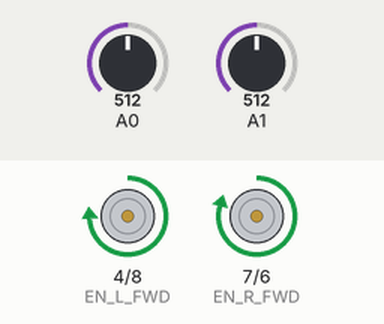
Simulated run of this sketch. Board: Arduino Uno, built with avr-gcc and run on an emulated ATmega328P. Shown: motor-driver pin pairs drawn as motors (green arrow = first pin HIGH = forward, orange = second pin HIGH = backward, longer = more drive, scaled by the enable pin). Inputs (shaded band) come from the test bench; at power-on: A0 = 512, A1 = 512. What the sketch prints to the serial monitor is not drawn.

Above: at 0.1 s.
Timing chart, 0 to 1.6 s (numbered marks = the images above):
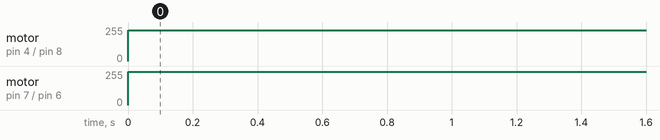

The sketch:

engergy_sketch_aug16a.ino
```cpp
#include <Arduino.h>
#include "energy.h"
#include "Timer.h"

#define PIN_ENERGY_SOLAR  1
#define PIN_ENERGY_PI     0
#define ENERGY_SOLAR_INTERVAL 1000 // interval in ms
#define ENERGY_SOLAR_NUMREADINGS 7 // number of readings for averaging (2^n!!!)

#define ENERGY_PI_INTERVAL 1000 // interval in ms
#define ENERGY_PI_NUMREADINGS 7 // number of readings for averaging (2^n!!!)

energy energySolar(PIN_ENERGY_SOLAR  ,ENERGY_SOLAR_NUMREADINGS, ENERGY_SOLAR_INTERVAL,0);
//          energy(int sensorPin,int numReadings, int interval, int sensorNum);
energy energyPi(PIN_ENERGY_PI  ,ENERGY_SOLAR_NUMREADINGS, ENERGY_SOLAR_INTERVAL,1);
Timer t;


//to enable the motor
#define PWM_L 9
#define PWM_R 5

#define EN_L_BWD 8
#define EN_L_FWD 4

#define EN_R_BWD 6
#define EN_R_FWD 7

#define CURRENT_CHARGE 0
#define CURRENT_LOAD 1


void setup()
{
  //to enable motor
  analogWrite(PWM_R, 0);
  analogWrite(PWM_L, 0);
  digitalWrite(EN_L_FWD, LOW);
  digitalWrite(EN_L_BWD, LOW);
  digitalWrite(EN_R_FWD, LOW);
  digitalWrite(EN_R_BWD, LOW);

  pinMode(PWM_L, OUTPUT);
  pinMode(PWM_R, OUTPUT);
  pinMode(EN_L_FWD, OUTPUT);
  pinMode(EN_L_BWD, OUTPUT);
  pinMode(EN_R_FWD, OUTPUT);
  pinMode(EN_R_BWD, OUTPUT);
  Serial.begin(9600);
}

// to enable motor
void setMotor(const unsigned char cucPWM, const unsigned char cucFWD , const unsigned char cucBWD, const int ciSpeed)
{
  if (ciSpeed < 0)
  {
    digitalWrite(cucFWD, LOW);
    digitalWrite(cucBWD, LOW);
    digitalWrite(cucFWD, LOW);
    digitalWrite(cucBWD, HIGH);
  }
  else
  {
    digitalWrite(cucFWD, LOW);
    digitalWrite(cucBWD, LOW);
    digitalWrite(cucFWD, HIGH);
    digitalWrite(cucBWD, LOW);
  }

  analogWrite(cucPWM, abs(ciSpeed));
}


void loop()
{
  int MotorL = 230;
  int MotorR = 250;

  setMotor(PWM_L, EN_L_FWD, EN_L_BWD, MotorL);
  setMotor(PWM_R, EN_R_FWD, EN_R_BWD, MotorR);


  callbackReportEnergy0();
//SENSOR number: 0 for energy solar, 1 for energy pi
//AVG: sumReadings if sumReadings < 0, sumReading=0
//dT: time difference between reading
//add E: added energy
//sumEnergy:

// below code from energy.cpp
//  if(sumReadings < 0)
//    sumReadings = 0;
//  unsigned long timeNow = millis();
//  Serial.println("SENSOR: "+String(_sensorNum)+" AVG: "+String(sumReadings)+" dT: " +String(timeNow-_lastReading)+ " add E: " + String((long)((sumReadings * (timeNow-_lastReading))>>10)));
//  _sumEnergy += (long)((sumReadings * (timeNow-_lastReading))>>10); // A milisecond
//  Serial.println("sumEnergy:"+String(_sumEnergy));
//
//  _lastReading = timeNow;
//   ("Current current:" + String(sumReadings) + "total E: "+String(_sumEnergy));


}
```

Event.cpp
```cpp
// (licence header left out)
/*  * * * * * * * * * * * * * * * * * * * * * * * * * * *
 Code by Simon Monk
 http://www.simonmonk.org
* * * * * * * * * * * * * * * * * * * * * * * * * * * * */

// For Arduino 1.0 and earlier
#if defined(ARDUINO) && ARDUINO >= 100
#include "Arduino.h"
#else
#include "WProgram.h"
#endif

#include "Event.h"

Event::Event(void)
{
	eventType = EVENT_NONE;
}

void Event::update(void)
{
    unsigned long now = millis();
    update(now);
}

void Event::update(unsigned long now)
{
	if (now - lastEventTime >= period)
	{
		switch (eventType)
		{
			case EVENT_EVERY:
				(*callback)();
				break;

			case EVENT_OSCILLATE:
				pinState = ! pinState;
				digitalWrite(pin, pinState);
				break;
		}
		lastEventTime = now;
		count++;
	}
	if (repeatCount > -1 && count >= repeatCount)
	{
		eventType = EVENT_NONE;
	}
}
```

Event.h
```cpp
// (licence header left out)
/*  * * * * * * * * * * * * * * * * * * * * * * * * * * *
 Code by Simon Monk
 http://www.simonmonk.org
* * * * * * * * * * * * * * * * * * * * * * * * * * * * */

#ifndef Event_h
#define Event_h

#include <inttypes.h>

#define EVENT_NONE 0
#define EVENT_EVERY 1
#define EVENT_OSCILLATE 2

class Event
{

public:
  Event(void);
  void update(void);
  void update(unsigned long now);
  int8_t eventType;
  unsigned long period;
  int repeatCount;
  uint8_t pin;
  uint8_t pinState;
  void (*callback)(void);
  unsigned long lastEventTime;
  int count;
};

#endif
```

Timer.cpp
```cpp
// (licence header left out)
/*  * * * * * * * * * * * * * * * * * * * * * * * * * * *
 Code by Simon Monk
 http://www.simonmonk.org
* * * * * * * * * * * * * * * * * * * * * * * * * * * * */

// For Arduino 1.0 and earlier
#if defined(ARDUINO) && ARDUINO >= 100
#include "Arduino.h"
#else
#include "WProgram.h"
#endif

#include "Timer.h"

Timer::Timer(void)
{
}

int8_t Timer::every(unsigned long period, void (*callback)(), int repeatCount)
{
	int8_t i = findFreeEventIndex();
	if (i == -1) return -1;

	_events[i].eventType = EVENT_EVERY;
	_events[i].period = period;
	_events[i].repeatCount = repeatCount;
	_events[i].callback = callback;
	_events[i].lastEventTime = millis();
	_events[i].count = 0;
	return i;
}

int8_t Timer::every(unsigned long period, void (*callback)())
{
	return every(period, callback, -1); // - means forever
}

int8_t Timer::after(unsigned long period, void (*callback)())
{
	return every(period, callback, 1);
}

int8_t Timer::oscillate(uint8_t pin, unsigned long period, uint8_t startingValue, int repeatCount)
{
	int8_t i = findFreeEventIndex();
	if (i == NO_TIMER_AVAILABLE) return NO_TIMER_AVAILABLE;

	_events[i].eventType = EVENT_OSCILLATE;
	_events[i].pin = pin;
	_events[i].period = period;
	_events[i].pinState = startingValue;
	digitalWrite(pin, startingValue);
	_events[i].repeatCount = repeatCount * 2; // full cycles not transitions
	_events[i].lastEventTime = millis();
	_events[i].count = 0;
	return i;
}

int8_t Timer::oscillate(uint8_t pin, unsigned long period, uint8_t startingValue)
{
	return oscillate(pin, period, startingValue, -1); // forever
}

/**
 * This method will generate a pulse of !startingValue, occuring period after the
 * call of this method and lasting for period. The Pin will be left in !startingValue.
 */
int8_t Timer::pulse(uint8_t pin, unsigned long period, uint8_t startingValue)
{
	return oscillate(pin, period, startingValue, 1); // once
}

/**
 * This method will generate a pulse of startingValue, starting immediately and of
 * length period. The pin will be left in the !startingValue state
 */
int8_t Timer::pulseImmediate(uint8_t pin, unsigned long period, uint8_t pulseValue)
{
	int8_t id(oscillate(pin, period, pulseValue, 1));
	// now fix the repeat count
	if (id >= 0 && id < MAX_NUMBER_OF_EVENTS) {
		_events[id].repeatCount = 1;
	}
	return id;
}


void Timer::stop(int8_t id)
{
	if (id >= 0 && id < MAX_NUMBER_OF_EVENTS) {
		_events[id].eventType = EVENT_NONE;
	}
}

void Timer::update(void)
{
	unsigned long now = millis();
	update(now);
}

void Timer::update(unsigned long now)
{
	for (int8_t i = 0; i < MAX_NUMBER_OF_EVENTS; i++)
	{
		if (_events[i].eventType != EVENT_NONE)
		{
			_events[i].update(now);
		}
	}
}
int8_t Timer::findFreeEventIndex(void)
{
	for (int8_t i = 0; i < MAX_NUMBER_OF_EVENTS; i++)
	{
		if (_events[i].eventType == EVENT_NONE)
		{
			return i;
		}
	}
	return NO_TIMER_AVAILABLE;
}
```

Timer.h
```cpp
// (licence header left out)
/*  * * * * * * * * * * * * * * * * * * * * * * * * * * *
 Code by Simon Monk
 http://www.simonmonk.org
* * * * * * * * * * * * * * * * * * * * * * * * * * * * */

#ifndef Timer_h
#define Timer_h

#include <inttypes.h>
#include "Event.h"

#define MAX_NUMBER_OF_EVENTS (10)

#define TIMER_NOT_AN_EVENT (-2)
#define NO_TIMER_AVAILABLE (-1)

class Timer
{

public:
  Timer(void);

  int8_t every(unsigned long period, void (*callback)(void));
  int8_t every(unsigned long period, void (*callback)(void), int repeatCount);
  int8_t after(unsigned long duration, void (*callback)(void));
  int8_t oscillate(uint8_t pin, unsigned long period, uint8_t startingValue);
  int8_t oscillate(uint8_t pin, unsigned long period, uint8_t startingValue, int repeatCount);

  /**
   * This method will generate a pulse of !startingValue, occuring period after the
   * call of this method and lasting for period. The Pin will be left in !startingValue.
   */
  int8_t pulse(uint8_t pin, unsigned long period, uint8_t startingValue);

  /**
   * This method will generate a pulse of pulseValue, starting immediately and of
   * length period. The pin will be left in the !pulseValue state
   */
  int8_t pulseImmediate(uint8_t pin, unsigned long period, uint8_t pulseValue);
  void stop(int8_t id);
  void update(void);
  void update(unsigned long now);

protected:
  Event _events[MAX_NUMBER_OF_EVENTS];
  int8_t findFreeEventIndex(void);

};

#endif
```

energy.cpp
```cpp
#include "energy.h"
//#include "Common.h"
#include "Arduino.h"
#include "Timer.h"
//#include "Definitions.cpp"


#define INFO_ENERGY(message) Serial.println(message)
extern energy energySolar;
extern energy energyPi;
extern Timer t;

void callbackReportEnergy0(void){

    energySolar.readProcedure();
    energyPi.readProcedure();
  };

energy::energy(int sensorPin,int numReadings, int interval,int sensorNum){
  INFO_ENERGY("REGISTER SENSOR");

  _sensorPin = sensorPin;
  _numReadings = numReadings;
  _interval = interval;
  _sensorNum = sensorNum;
  _sumEnergy = 0;

  if(sensorNum ==0){
     t.every(_interval, callbackReportEnergy0) ;//call the function every second

  }

  };

void energy::readProcedure(void){//read the input from _sensorpin using analogRead

  long sumReadings = 0;
  for(int reading = 0;reading< (1<<_numReadings);reading++)
  {
    sumReadings += analogRead(_sensorPin);
    delay(1);

  }

  sumReadings = (sumReadings >> _numReadings); // average current current & remove offset
  sumReadings -=512;
  if(sumReadings > 189)
	  sumReadings = 189;
  if(sumReadings < -189)
	  sumReadings = -189;

  sumReadings = map(sumReadings,-189,189,-5000,5000);//map(value: the number to map, fromLow: the lower bound of the value's current range,fromHigh: the upper bound of the value's current range, toLow: the lower bound of the value's target range, toHigh: the upper bound of the value's target range )
  sumReadings = (sumReadings << 2) ;
  sumReadings -= (sumReadings * 0.06) ;

  if(sumReadings < 0)
    sumReadings = 0;
  unsigned long timeNow = millis();
  Serial.println("SENSOR: "+String(_sensorNum)+" AVG: "+String(sumReadings)+" dT: " +String(timeNow-_lastReading)+ " add E: " + String((long)((sumReadings * (timeNow-_lastReading))>>10)));
  _sumEnergy += (long)((sumReadings * (timeNow-_lastReading))>>10); // A milisecond
  Serial.println("sumEnergy:"+String(_sumEnergy));

  _lastReading = timeNow;
   //Serial.println("Current current:" + String(sumReadings) + "total E: "+String(_sumEnergy));

  };
```

energy.h
```cpp
#ifndef ENERGY_H
#define ENERGY_H

void callbackReportEnergy0(void);

class energy{

  public:
  energy(int sensorPin,int numReadings, int interval, int sensorNum);
  void readProcedure(void);


  private:

  unsigned int _sensorPin;

  unsigned int _numReadings; // a two power, the bitshift amount

  unsigned int _interval;

  unsigned int _sensorNum;

           long _sumEnergy;

  unsigned long _lastReading;


  };


#endif
```

Measured:
- by itself, motor on pin 4 (EN_L_FWD) / pin 8 (EN_L_BWD): stopped → forward 230/255 at 0.00 s
- by itself, motor on pin 7 (EN_R_FWD) / pin 6 (EN_R_BWD): stopped → forward 250/255 at 0.00 s
